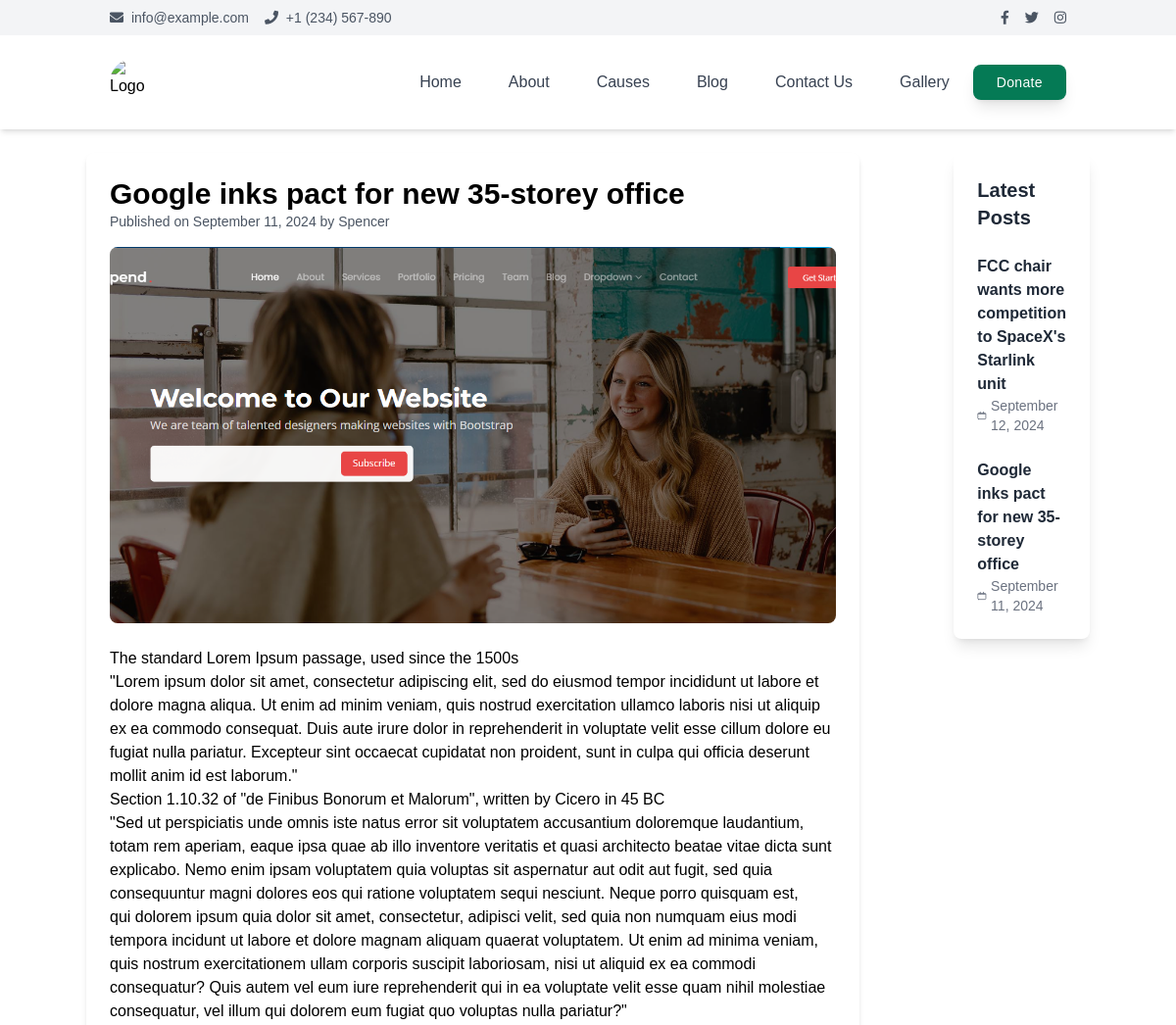
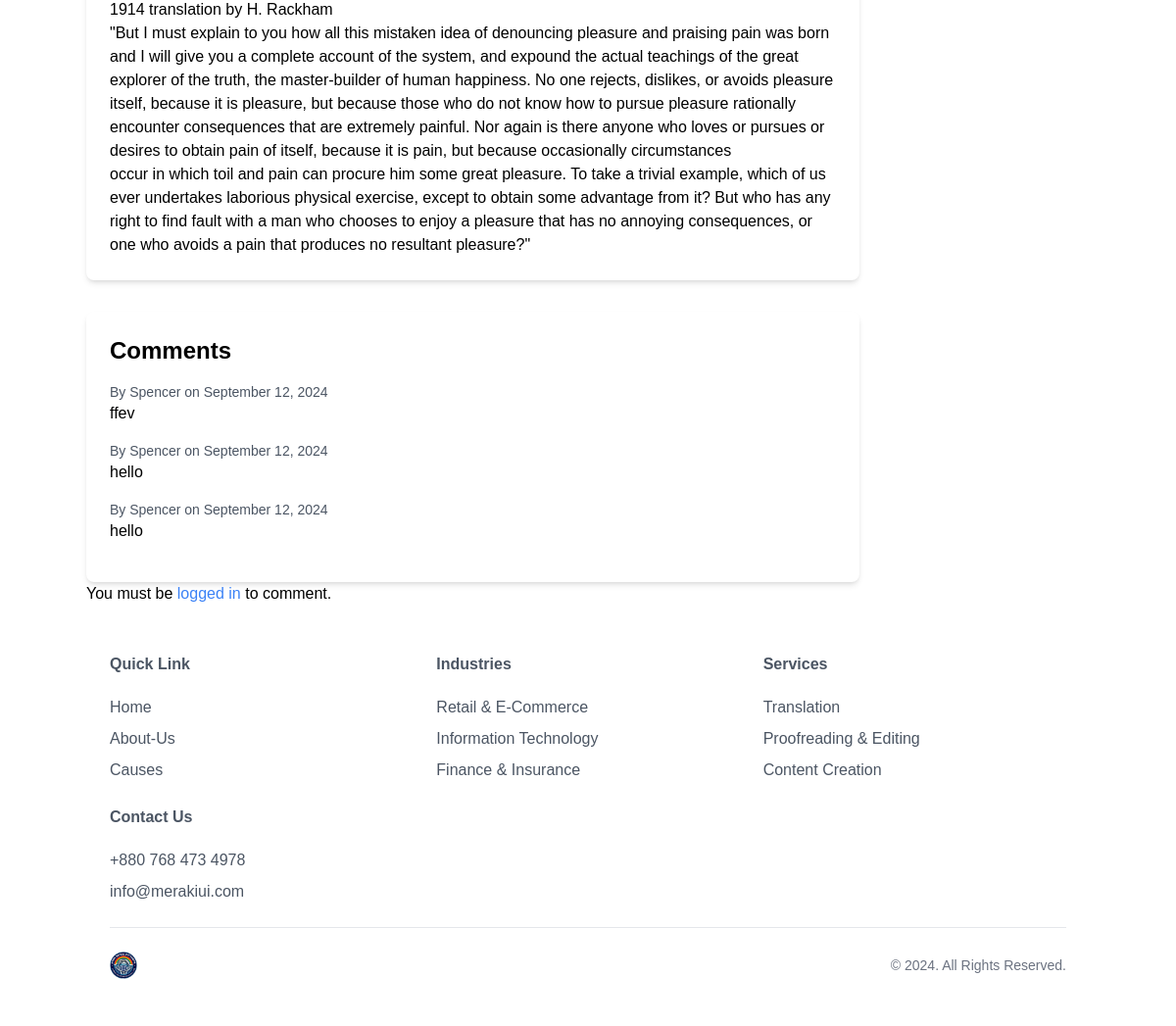
Page /blog/google/ on the committed database (2 pictures, top to bottom).
### charity/models.py (models this page shows, shortened)
class Post(models.Model):
    title = models.CharField(max_length=200)
    slug = models.SlugField(unique=True)
    content = models.TextField()
    image = models.ImageField(upload_to='blog_images/')
    pub_date = models.DateTimeField(auto_now_add=True)
    category = models.ForeignKey(Category, on_delete=models.CASCADE)
    author = models.ForeignKey(User, on_delete=models.CASCADE)

class Comment(models.Model):
    post = models.ForeignKey(Post, on_delete=models.CASCADE, related_name='comments')
    author = models.ForeignKey(User, on_delete=models.CASCADE)
    content = models.TextField()
    created_at = models.DateTimeField(auto_now_add=True)

### charity/views.py (the view)
# urls.py: path('blog/<slug:slug>/', blog_detail, name='blog_detail'),
def blog_detail(request, slug):
    post = get_object_or_404(Post, slug=slug)
    comments = post.comments.all()  # Fetch comments related to this post
    if request.method == 'POST':
        comment_form = CommentForm(request.POST)
        if comment_form.is_valid():
            comment = comment_form.save(commit=False)
            comment.post = post
            comment.author = request.user
            comment.save()
    else:
        comment_form = CommentForm()
    latest_posts = Post.objects.order_by('-pub_date')[:5]
    context = {
        'post': post,
        'latest_posts': latest_posts,
        'comments': comments,
        'comment_form': comment_form
    }
    return render(request, 'charity/blog_detail.html', context)

### charity/templates/charity/blog_detail.html (shortened to what this page needs)
{% extends 'charity/base.html' %}
{% block content %}
<div class="container mx-auto mt-6">
    <div class="lg:flex lg:-mx-6 gap-12">
        <div class="lg:w-2/4 lg:px-6">
            <div class="mb-8 p-6 bg-white rounded-lg shadow-md">
                <h1 class="text-3xl font-bold">{{ post.title }}</h1>
                <p class="text-gray-600 text-sm mb-4">
                    Published on {{ post.pub_date|date:"F d, Y" }} by {{ post.author }}
                </p>
                <img src="{{ post.image.url }}" alt="{{ post.title }}" class="w-full h-96 object-cover rounded-lg mb-6">
                <div class="prose prose-lg">
                    {{ post.content|linebreaks }}
                </div>
            </div>
            <div class="bg-white rounded-lg shadow-md p-6 mt-8">
                <h2 class="text-2xl font-bold mb-4">Comments</h2>
                {% if comments %}
                    <ul>
                        {% for comment in comments %}
                            <li class="mb-4">
                                <p class="text-sm text-gray-600">By {{ comment.author }} on {{ comment.created_at|date:"F d, Y" }}</p>
                                <p>{{ comment.content }}</p>
                            </li>
                        {% endfor %}
                    </ul>
                {% else %}
                    <p>No comments yet. Be the first to comment!</p>
                {% endif %}
            </div>
            {% if request.user.is_authenticated %}
            <div class="mt-6 bg-white rounded-lg shadow-md p-6">
                <h3 class="text-xl font-bold mb-4">Leave a Comment</h3>
                <form method="POST">
                    {% csrf_token %}
                    <div class="mb-4">
                        {{ comment_form.content.label_tag }}
                        {{ comment_form.content }}
                    </div>
                    <button type="submit" class="bg-blue-500 text-white px-4 py-2 rounded hover:bg-blue-600">Submit</button>
                </form>
            </div>
            {% else %}
            <p>You must be <a href="{% url 'login' %}" class="text-blue-500">logged in</a> to comment.</p>
            {% endif %}
        </div>
        <div class="lg:w-2/4 lg:px-6 mt-8 lg:mt-0">
            <div class="bg-white dark:bg-gray-800 rounded-lg shadow-lg p-6 sticky top-6">
                <h3 class="text-xl font-bold text-gray-800 dark:text-white mb-6">Latest Posts</h3>
                <ul class="space-y-6">
                    {% for post in latest_posts|slice:":5" %}
                    <li>
                        <a class="hover:underline" href="{% url 'blog_detail' post.slug %}" class="flex items-center group">
                            <div>
                                <h4 class="font-semibold text-gray-800 dark:text-gray-100 group-hover:text-blue-500 transition-colors">{{ post.title }}</h4>
                                <time class="text-sm text-gray-500 dark:text-gray-400 flex items-center">
                                    <svg xmlns="http://www.w3.org/2000/svg" fill="none" viewBox="0 0 24 24" stroke="currentColor" class="w-4 h-4 mr-1">
                                        <path stroke-linecap="round" stroke-linejoin="round" stroke-width="2" d="M8 7V3m8 0v4M3 8h18M4 21h16a2 2 0 002-2V8a2 2 0 00-2-2H4a2 2 0 00-2 2v11a2 2 0 002 2z"/>
                                    </svg>
                                    {{ post.pub_date|date:"F d, Y" }}
                                </time>
                            </div>
                        </a>
                    </li>
                    {% endfor %}
                </ul>
            </div>
        </div>
    </div>
</div>
{% endblock %}

### static/css/styles.css (style rules this page uses)
html, :host { line-height: 1.5; -webkit-text-size-adjust: 100%; -moz-tab-size: 4; -o-tab-size: 4; tab-size: 4; font-family: ui-sans-serif, system-ui, sans-serif, "Apple Color Emoji", "Segoe UI Emoji", "Segoe UI Symbol", "Noto Color Emoji"; font-feature-settings: normal; font-variation-settings: normal; -webkit-tap-highlight-color: transparent; }
body { margin: 0; line-height: inherit; }
h1, h2, h3, h4, h5, h6 { font-size: inherit; font-weight: inherit; }
a { color: inherit; text-decoration: inherit; }
blockquote, dl, dd, h1, h2, h3, h4, h5, h6, hr, figure, p, pre { margin: 0; }
ol, ul, menu { list-style: none; margin: 0; padding: 0; }
img, svg, video, canvas, audio, iframe, embed, object { display: block; vertical-align: middle; }
img, video { max-width: 100%; height: auto; }
.container { width: 100%; }
@media (min-width: 640px) { .container { max-width: 640px; } }
@media (min-width: 768px) { .container { max-width: 768px; } }
@media (min-width: 1024px) { .container { max-width: 1024px; } }
.sticky { position: sticky; }
.mx-auto { margin-left: auto; margin-right: auto; }
.mb-4 { margin-bottom: 1rem; }
.mb-6 { margin-bottom: 1.5rem; }
.mb-8 { margin-bottom: 2rem; }
.mr-1 { margin-right: 0.25rem; }
.mt-6 { margin-top: 1.5rem; }
.mt-8 { margin-top: 2rem; }
.flex { display: flex; }
.h-96 { height: 24rem; }
.w-full { width: 100%; }
.items-center { align-items: center; }
.space-y-6 > :not([hidden]) ~ :not([hidden]) { --tw-space-y-reverse: 0; margin-top: calc(1.5rem * calc(1 - var(--tw-space-y-reverse))); margin-bottom: calc(1.5rem * var(--tw-space-y-reverse)); }
.rounded-lg { border-radius: 0.5rem; }
.bg-white { --tw-bg-opacity: 1; background-color: rgb(255 255 255 / var(--tw-bg-opacity)); }
.object-cover { -o-object-fit: cover; object-fit: cover; }
.p-6 { padding: 1.5rem; }
.text-2xl { font-size: 1.5rem; line-height: 2rem; }
.text-3xl { font-size: 1.875rem; line-height: 2.25rem; }
.text-sm { font-size: 0.875rem; line-height: 1.25rem; }
.text-xl { font-size: 1.25rem; line-height: 1.75rem; }
.font-bold { font-weight: 700; }
.font-semibold { font-weight: 600; }
.text-blue-500 { --tw-text-opacity: 1; color: rgb(59 130 246 / var(--tw-text-opacity)); }
.text-gray-500 { --tw-text-opacity: 1; color: rgb(107 114 128 / var(--tw-text-opacity)); }
.text-gray-600 { --tw-text-opacity: 1; color: rgb(75 85 99 / var(--tw-text-opacity)); }
.text-gray-800 { --tw-text-opacity: 1; color: rgb(31 41 55 / var(--tw-text-opacity)); }
.shadow-lg { --tw-shadow: 0 10px 15px -3px rgb(0 0 0 / 0.1), 0 4px 6px -4px rgb(0 0 0 / 0.1); --tw-shadow-colored: 0 10px 15px -3px var(--tw-shadow-color), 0 4px 6px -4px var(--tw-shadow-color); box-shadow: var(--tw-ring-offset-shadow, 0 0 #0000), var(--tw-ring-shadow, 0 0 #0000), var(--tw-shadow); }
.shadow-md { --tw-shadow: 0 4px 6px -1px rgb(0 0 0 / 0.1), 0 2px 4px -2px rgb(0 0 0 / 0.1); --tw-shadow-colored: 0 4px 6px -1px var(--tw-shadow-color), 0 2px 4px -2px var(--tw-shadow-color); box-shadow: var(--tw-ring-offset-shadow, 0 0 #0000), var(--tw-ring-shadow, 0 0 #0000), var(--tw-shadow); }
.transition-colors { transition-property: color, background-color, border-color, text-decoration-color, fill, stroke; transition-timing-function: cubic-bezier(0.4, 0, 0.2, 1); transition-duration: 150ms; }
@media (min-width: 1024px) { .lg\:-mx-6 { margin-left: -1.5rem; margin-right: -1.5rem; } }
@media (min-width: 1024px) { .lg\:mt-0 { margin-top: 0px; } }
@media (min-width: 1024px) { .lg\:flex { display: flex; } }

### static/css/custom.css (style rules this page uses)
html, body { height: 100%; margin: 0; display: flex; flex-direction: column; }
body { font-family: 'poppins', sans-serif; display: flex; flex-direction: column; justify-content: space-between; }

### rows in the picture
Post: title "Google inks pact for new 35-storey office", pub_date "September 11, 2024", author "Spencer", image (picture), content "The standard Lorem Ipsum passage, used since the 1500s \"Lorem ipsum dolor sit amet, consectetur adipiscing elit, sed do eiusmod tempor incididunt ut labore et dolore magna aliqua. Ut enim ad minim veniam, quis nostrud exercitation ullamco laboris nisi ut aliquip ex ea commodo consequat. Duis aute irure dolor in reprehenderit in voluptate velit esse cillum dolore eu fugiat nulla pariatur. Excepteur sint occaecat cupidatat non proident, sunt in culpa qui officia deserunt mollit anim id est laborum.\" Section 1.10.32 of \"de Finibus Bonorum et Malorum\", written by Cicero in 45 BC \"Sed ut perspiciatis unde omnis iste natus error sit voluptatem accusantium doloremque laudantium, totam rem aperiam,…"
Comment: author "Spencer", created_at "September 12, 2024", content "ffev"
Comment: author "Spencer", created_at "September 12, 2024", content "hello"
Comment: author "Spencer", created_at "September 12, 2024", content "hello"
Post: title "FCC chair wants more competition to SpaceX's Starlink unit", pub_date "September 12, 2024"
